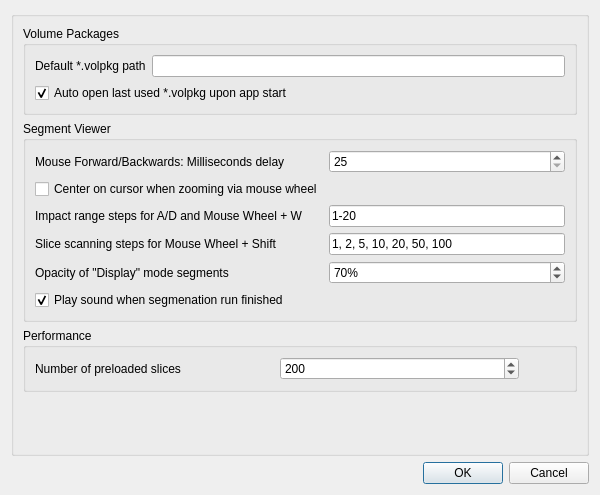
<?xml version="1.0" encoding="UTF-8"?>
<ui version="4.0">
 <class>VCSettingsDlg</class>
 <widget class="QDialog" name="VCSettingsDlg">
  <property name="geometry">
   <rect>
    <x>0</x>
    <y>0</y>
    <width>600</width>
    <height>495</height>
   </rect>
  </property>
  <property name="windowTitle">
   <string>Settings</string>
  </property>
  <layout class="QGridLayout" name="gridLayout_3">
   <item row="0" column="0">
    <widget class="QGroupBox" name="groupBox">
     <property name="title">
      <string/>
     </property>
     <layout class="QFormLayout" name="formLayout">
      <item row="0" column="0" colspan="2">
       <widget class="QGroupBox" name="groupBox_2">
        <property name="title">
         <string>Volume Packages</string>
        </property>
        <layout class="QGridLayout" name="gridLayout">
         <item row="0" column="0">
          <widget class="QLabel" name="label">
           <property name="text">
            <string>Default *.volpkg path</string>
           </property>
          </widget>
         </item>
         <item row="0" column="1">
          <widget class="QLineEdit" name="edtDefaultPathVolpkg"/>
         </item>
         <item row="1" column="0" colspan="2">
          <widget class="QCheckBox" name="chkAutoOpenVolpkg">
           <property name="text">
            <string>Auto open last used *.volpkg upon app start</string>
           </property>
           <property name="checked">
            <bool>true</bool>
           </property>
          </widget>
         </item>
        </layout>
       </widget>
      </item>
      <item row="1" column="0" colspan="2">
       <widget class="QGroupBox" name="groupBox_3">
        <property name="title">
         <string>Segment Viewer</string>
        </property>
        <layout class="QGridLayout" name="gridLayout_2">
         <item row="1" column="0">
          <widget class="QCheckBox" name="chkCenterOnZoom">
           <property name="text">
            <string>Center on cursor when zooming via mouse wheel</string>
           </property>
          </widget>
         </item>
         <item row="0" column="1">
          <widget class="QSpinBox" name="spinFwdBackStepMs">
           <property name="minimum">
            <number>25</number>
           </property>
           <property name="maximum">
            <number>1000</number>
           </property>
           <property name="value">
            <number>25</number>
           </property>
          </widget>
         </item>
         <item row="2" column="0">
          <widget class="QLabel" name="label_3">
           <property name="text">
            <string>Impact range steps for A/D and Mouse Wheel + W</string>
           </property>
          </widget>
         </item>
         <item row="3" column="0">
          <widget class="QLabel" name="label_5">
           <property name="text">
            <string>Slice scanning steps for Mouse Wheel + Shift</string>
           </property>
          </widget>
         </item>
         <item row="2" column="1">
          <widget class="QLineEdit" name="edtImpactRange">
           <property name="text">
            <string>1-20</string>
           </property>
          </widget>
         </item>
         <item row="3" column="1">
          <widget class="QLineEdit" name="edtScanRange">
           <property name="text">
            <string>1, 2, 5, 10, 20, 50, 100</string>
           </property>
          </widget>
         </item>
         <item row="0" column="0">
          <widget class="QLabel" name="label_2">
           <property name="text">
            <string>Mouse Forward/Backwards: Milliseconds delay</string>
           </property>
          </widget>
         </item>
         <item row="5" column="0">
          <widget class="QCheckBox" name="chkPlaySoundAfterSegRun">
           <property name="text">
            <string>Play sound when segmenation run finished</string>
           </property>
           <property name="checked">
            <bool>true</bool>
           </property>
          </widget>
         </item>
         <item row="4" column="1">
          <widget class="QSpinBox" name="spinDisplayOpacity">
           <property name="suffix">
            <string>%</string>
           </property>
           <property name="minimum">
            <number>1</number>
           </property>
           <property name="maximum">
            <number>100</number>
           </property>
           <property name="value">
            <number>70</number>
           </property>
          </widget>
         </item>
         <item row="4" column="0">
          <widget class="QLabel" name="label_6">
           <property name="text">
            <string>Opacity of &quot;Display&quot; mode segments</string>
           </property>
          </widget>
         </item>
        </layout>
       </widget>
      </item>
      <item row="2" column="0" colspan="2">
       <widget class="QGroupBox" name="groupBox_4">
        <property name="title">
         <string>Performance</string>
        </property>
        <layout class="QGridLayout" name="gridLayout_4" columnstretch="1,1,0">
         <item row="0" column="1">
          <widget class="QSpinBox" name="spinPreloadedSlices">
           <property name="minimum">
            <number>1</number>
           </property>
           <property name="maximum">
            <number>9999</number>
           </property>
           <property name="value">
            <number>200</number>
           </property>
          </widget>
         </item>
         <item row="0" column="0">
          <widget class="QLabel" name="label_4">
           <property name="text">
            <string>Number of preloaded slices</string>
           </property>
          </widget>
         </item>
         <item row="0" column="2">
          <widget class="QPushButton" name="btnHelpPreloadedSlices">
           <property name="enabled">
            <bool>true</bool>
           </property>
           <property name="sizePolicy">
            <sizepolicy hsizetype="Minimum" vsizetype="Minimum">
             <horstretch>0</horstretch>
             <verstretch>0</verstretch>
            </sizepolicy>
           </property>
           <property name="toolTip">
            <string>&lt;html&gt;&lt;head/&gt;&lt;body&gt;&lt;p&gt;Number of slices that will be preloaded into RAM once you enter the Segmentation Tool. &lt;/p&gt;&lt;p&gt;They are centered around the slice the Segmentation Tool was started on (half above, half below).&lt;/p&gt;&lt;/body&gt;&lt;/html&gt;</string>
           </property>
           <property name="text">
            <string/>
           </property>
           <property name="icon">
            <iconset theme="help-contents"/>
           </property>
           <property name="flat">
            <bool>true</bool>
           </property>
          </widget>
         </item>
        </layout>
       </widget>
      </item>
     </layout>
    </widget>
   </item>
   <item row="1" column="0">
    <widget class="QDialogButtonBox" name="buttonBox">
     <property name="orientation">
      <enum>Qt::Horizontal</enum>
     </property>
     <property name="standardButtons">
      <set>QDialogButtonBox::Cancel|QDialogButtonBox::Ok</set>
     </property>
    </widget>
   </item>
  </layout>
 </widget>
 <resources/>
 <connections>
  <connection>
   <sender>buttonBox</sender>
   <signal>accepted()</signal>
   <receiver>VCSettingsDlg</receiver>
   <slot>accept()</slot>
   <hints>
    <hint type="sourcelabel">
     <x>248</x>
     <y>254</y>
    </hint>
    <hint type="destinationlabel">
     <x>157</x>
     <y>274</y>
    </hint>
   </hints>
  </connection>
  <connection>
   <sender>buttonBox</sender>
   <signal>rejected()</signal>
   <receiver>VCSettingsDlg</receiver>
   <slot>reject()</slot>
   <hints>
    <hint type="sourcelabel">
     <x>316</x>
     <y>260</y>
    </hint>
    <hint type="destinationlabel">
     <x>286</x>
     <y>274</y>
    </hint>
   </hints>
  </connection>
 </connections>
</ui>
